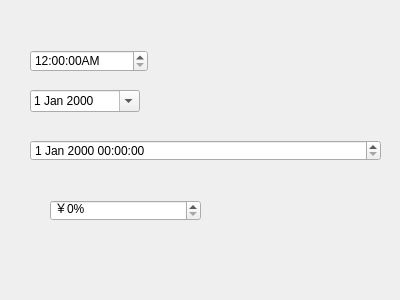
<?xml version="1.0" encoding="UTF-8"?>
<ui version="4.0">
 <class>MyWidget</class>
 <widget class="QWidget" name="MyWidget">
  <property name="geometry">
   <rect>
    <x>0</x>
    <y>0</y>
    <width>400</width>
    <height>300</height>
   </rect>
  </property>
  <property name="windowTitle">
   <string>MyWidget</string>
  </property>
  <widget class="QTimeEdit" name="timeEdit">
   <property name="geometry">
    <rect>
     <x>30</x>
     <y>50</y>
     <width>118</width>
     <height>22</height>
    </rect>
   </property>
   <property name="displayFormat">
    <string>h:mm:ssA</string>
   </property>
  </widget>
  <widget class="QDateEdit" name="dateEdit">
   <property name="geometry">
    <rect>
     <x>30</x>
     <y>90</y>
     <width>110</width>
     <height>22</height>
    </rect>
   </property>
   <property name="calendarPopup">
    <bool>true</bool>
   </property>
  </widget>
  <widget class="QDateTimeEdit" name="dateTimeEdit">
   <property name="geometry">
    <rect>
     <x>30</x>
     <y>140</y>
     <width>351</width>
     <height>21</height>
    </rect>
   </property>
  </widget>
  <widget class="QSpinBox" name="spinBox">
   <property name="geometry">
    <rect>
     <x>50</x>
     <y>200</y>
     <width>151</width>
     <height>21</height>
    </rect>
   </property>
   <property name="suffix">
    <string>%</string>
   </property>
   <property name="prefix">
    <string>￥</string>
   </property>
  </widget>
 </widget>
 <layoutdefault spacing="6" margin="11"/>
 <resources/>
 <connections/>
</ui>
